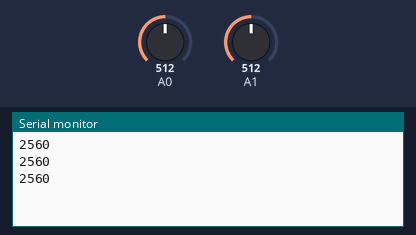
Bench run of a sketch on a simulated Arduino Uno, built with avr-gcc and run on an emulated ATmega328P. On the bench: the last lines printed to the serial monitor. Inputs (shaded band) come from the test bench; at power-on: A0 = 512, A1 = 512.

Above: at 1.3 s.
1.4 s: A0 set to 716
At 1.9 s:
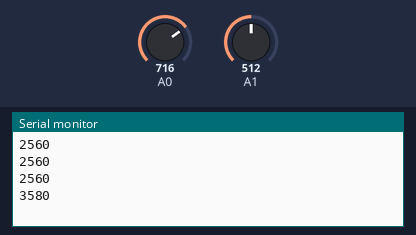
2.9 s: A0 set to 900
At 3.4 s:
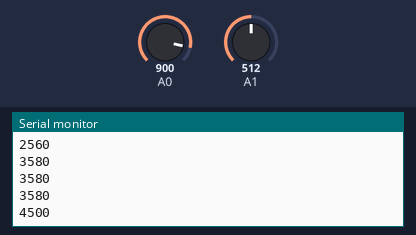
Timing chart, 0 to 5.9 s (numbered marks = the images above; inputs shaded):
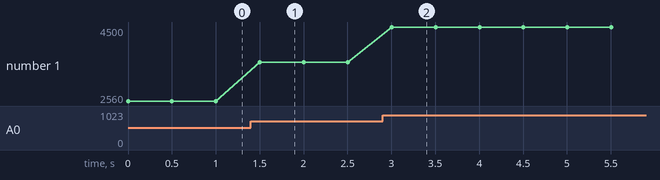

Measured:
- after the input at 1.4 s, the serial monitor: prints a new line after 0.10 s (image 1)
- after the input at 2.9 s, the serial monitor: prints a new line after 0.10 s (image 2)
- plotted number 1: 2560 → 3580 after the input at 1.4 s, 3580 → 4500 after the input at 2.9 s

The sketch:

Distance_Function.ino
```cpp
void setup() {
  // put your setup code here, to run once:
  Serial.begin(9600);
}
/* Reads distance sensors.
 * Each unit is worth approximately 5mm
 * The distance sensors are accurate to their farthest measurement (1024)
 * The distance sensors are accurate close range to the measurement 57.
 * This is about 250mm
 * The closer the object is to the sensor, the more inaccurate the measurement is
 * If an object is too close to a distance sensor, it will output a valeu in the 1000s
 * Tolerance of 10mm
*/
int readDistanceSensor(int d){
  int distance1, distance2;
  if(d == 1){
    //Reads from the called sensor, and then converts the measurement into millimeters
    distance1 = analogRead(A0) * 5;
    return distance1;
  }
  if(d == 2){
    //Reads from the called sensor, and then converts the measurement into millimeters
    distance2 = analogRead(A1) * 5;
    return distance2;
  }
}
void loop() {
  Serial.println(readDistanceSensor(1));
  readDistanceSensor(2);
  delay(500);
}
```
